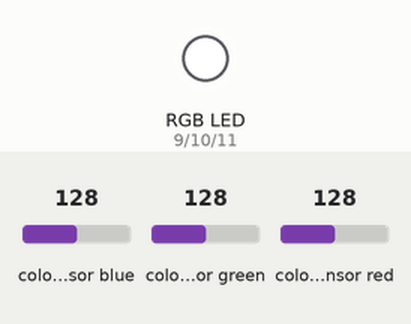
A sketch run on a simulated Arduino Uno, built with avr-gcc and run on an emulated ATmega328P. On the bench: an RGB LED mixed from three pins (HIGH = lit). Wiring (inferred from the names in the program): TCS3200 colour sensor: output pin 8; S2 pin 6; S3 pin 7; S0 pin 4; S1 pin 5. The inputs (shaded band) are chosen by the test bench; at power-on: colour sensor blue 128, colour sensor green 128, colour sensor red 128. Pins used as bus, display or sensor lines are not drawn; what the sketch prints to the serial monitor is not drawn.

Above: at 1.2 s.
1.3 s: colour sensor blue set to 54
3.5 s: colour sensor blue set to 48
At 5.3 s:
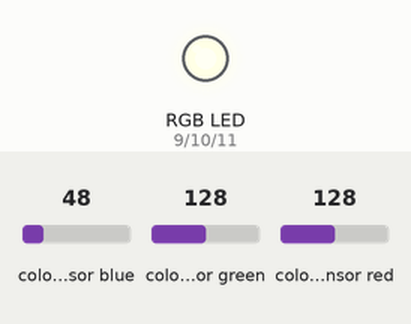
5.7 s: colour sensor green set to 15
7.3 s: colour sensor green set to 12
At 8.3 s:
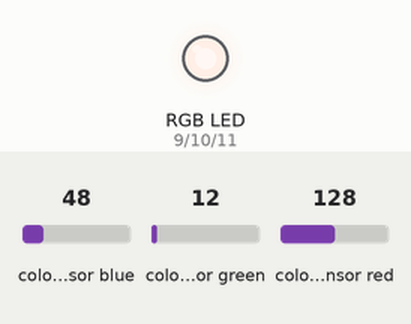
Timing chart, 0 to 10.3 s (numbered marks = the images above; inputs shaded):
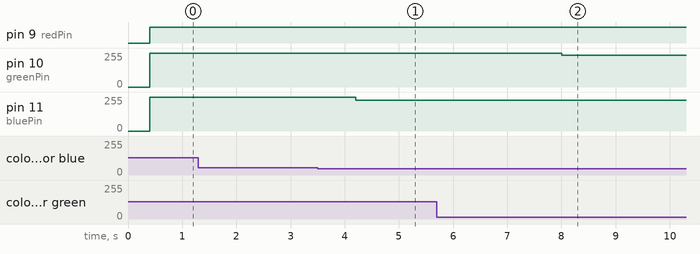

Measured:
- after the input at 1.3 s, every drawn part: stays the same
- after the input at 3.5 s, pin 11 (bluePin): 255/255 → 230/255 after 0.70 s
- after the input at 5.7 s, every drawn part: stays the same
- after the input at 7.3 s, pin 10 (greenPin): 255/255 → 239/255 after 0.71 s

The sketch:

TC3200_Color_Sensor.ino
```cpp
//    *** IMPORTANT ***
//    Before running below code, the TCS3200's sensitivity (MIN and MAX values) has to be obtained
//    using code called "TC3200_Color_Sensor_Sensitivity_Test".
//
//    Every inidivdual TCS3200 has a slightly different sensitivity and this process has to be
//    done for each different sensor. Dont need to run the test again when the figures are
//    acquired for a specific sensor ONCE. The MIN/MAX figures obtoned from the test code will be
//    inserted in below CODE to the MAP function.
//    Please note as the sensor outputs LOW (reversed reading) in mapping the MAX figure has to be
//    mapped to "0" and MIN figure mapped to "255" in the XXXColor = map (xFreq, XY1, XY2, 255, 0)
//    function below.
//
//    Connection Chart:
// Color Sensor Pin   Arduino Pin
//      S0                pin4 (output freq scaling selection input 100% / 20% / 2%)
//      S1                pin5 (output freq scaling selection input 100% / 20% / 2%)
//      S2                pin6 (photodiode type selection input)
//      S3                pin7 (photodiode type selection input)
//      OUT               pin8 (output frequency)
//      VCC               5V
//      GND               GND
//
//    TCS3200 Sensor adjustment matrix:
//
//    SO    S1    Scale
//    LOW   LOW   Power Down
//    LOW   HIGH  2%
//    HIGH  LOW   20%
//    HIGH  HIGH  100%
//    (For Arduino usually used 20%!! -> Wrtie to sensor S0 : HIGH / S1 : LOW)
//
//    S2    S3    Color Read:
//    LOW   LOW   Red
//    HIGH  HIGH  Green
//    LOW   HIGH  Blue
//    HIGH  LOW   No filter (Luminosity)

//    TCS3200 - Arduino Connection:

int S0=4;           // asign Color Sensor SCALE pin S0 to Arduino pin 4
int S1=5;           // asign Color Sensor SCALE pin S1 to Arduino pin 4
int S2=6;           // asign Color Sensor Photodiode COLOR Choice pin S2 to Arduino pin 6
int S3=7;           // asign Color Sensor Photodiode COLOR Choice pin S3 to Arduino pin 6
unsigned int SensorOut=8;    // asign Color Sensor OUT pin to Arduino pin 8.
                    //  'int' assigns 0-255. For bigger no's we use 'UNSIGNED INT' up to 102,400!
                    //  as the clor sensor sends valuesup to 102,400! (for pitch black)

//    RGB Led Light - Arduinio Connection:

int redPin=9;       // asign RED pin from LED to pin 9
int greenPin=10;    // asign GREEN pin from LED to pin 10
int bluePin=11;     // asign BLUE pin from LED to pin 11

//    Others:

int rFreq;          // asign an integer for RED photodiode frequncy reading
int gFreq;          // asign an integer for GREEN photodiode frequncy reading
int bFreq;          // asign an integer for BLUE photodiode frequncy reading
int LumFreq;        // asign an integer for LUMINOSITY photodiode frequncy reading

int redColor;       // asign an integer for remapped RED color
int greenColor;     // asign an integer for remapped GREEN color
int blueColor;      // asing an integer for remapped BLUE color

void setup() {

// Setting RGB LED pin modes:

  pinMode(redPin, OUTPUT);
  pinMode(greenPin, OUTPUT);
  pinMode(bluePin, OUTPUT);

// Settign COLOR SENSOR pin modes:

  pinMode(S0, OUTPUT);    // S0 sends LOW/HIGH to the sensor to set SCALE
  pinMode(S1, OUTPUT);    // S1 sends LOW/HIGH to the sensor to set SCALE
  pinMode(S2, OUTPUT);    // S2 sends LOW/HIGH to the sensor to set which color to read
  pinMode(S3, OUTPUT);    // S3 sends LOW/HIGH to the sensor to set which color to read
  pinMode(SensorOut, INPUT); // output pin from sensor to arduino sending frequency

  digitalWrite(S0, HIGH); // Setting Frequency scalling to 20% for Arduino
  digitalWrite(S1, LOW);

  Serial.begin(9600);     //  Begin serail monitor at speed of 9600
}

void loop() {

// Read the RED output frequency

  digitalWrite(S2, LOW);          // Set photodiodes for RED reading
  digitalWrite(S3, LOW);

  rFreq=pulseIn(SensorOut, LOW);  // asign the frequency read to the rFreq variable

//  below is the remaping the RED frequency values from the MIN/MAX  values recevied
//  from the "TC3200_Color_Sensor_Sensitivity_Test" code. My MIN/MAX readings were
//  80 and 310. Please use your own figures after you run your own test.
//  Also please note, the lower number gets asigned to 255 and higher number to 0 as
//  it the sensor sends value/intensity in reverse order:

  redColor=map(rFreq, 80, 310, 255, 0); // Put in here slightly lower/high MIN/MAX than readings

  Serial.print("R= ");            // print the RED value
  Serial.print(redColor);
  delay(100);

// Read the GREEN output frequency

  digitalWrite(S2, HIGH);         // Set photodiodes for GREEN reading
  digitalWrite(S3, HIGH);

  gFreq=pulseIn(SensorOut, LOW);  // asign the frequency read to the gFreq variable

//  My MIN/MAX figures from the TEST for GREEN were 160 and 270. For Mapping Green:

  greenColor=map(gFreq, 160, 270, 255, 0);

  Serial.print(" / G= ");            // print the GREEN value
  Serial.print(greenColor);
  delay(100);


// Read the BLUE output frequency

  digitalWrite(S2, LOW);          // Set photodiodes for GREEN reading
  digitalWrite(S3, HIGH);

  bFreq=pulseIn(SensorOut, LOW);  // asign the frequncy read to the bFreq variable

//  My MIN/MAX figures from the TEST for BLUE were 80 and 100:

  blueColor=map(bFreq, 80, 110, 255, 0);

  Serial.print(" / B= ");            // print the BLUE value
  Serial.print(blueColor);
  delay(100);

// Read the LUMINOSITY output frequency

  digitalWrite(S2, HIGH);         // Set photodiodes for LUMINOSITY reading
  digitalWrite(S3, LOW);

  LumFreq=pulseIn(SensorOut, LOW);  //asign the frequncy read to the LumFreq variable

  Serial.print(" / Lum= ");          // print the LUMINOSTY value
  Serial.println(LumFreq);        // print with LN as we want next fresh one start with a new line!
  delay(100);

  if (redColor > 255) redColor=255;
  if (redColor < 0) redColor =0;
  if (greenColor > 255) greenColor=255;
  if (greenColor < 0) greenColor=0;
  if (blueColor > 255) blueColor=255;
  if (blueColor < 0) blueColor=0;

  analogWrite(redPin, redColor);                  // Set RED color brightness to brightnessR input value
  analogWrite(greenPin, greenColor);                // Set GREEN color brightness to brightnessG input value
  analogWrite(bluePin, blueColor);                 // Set BLUE color brightness brightnessB input value

  delay(1500);

}
```
